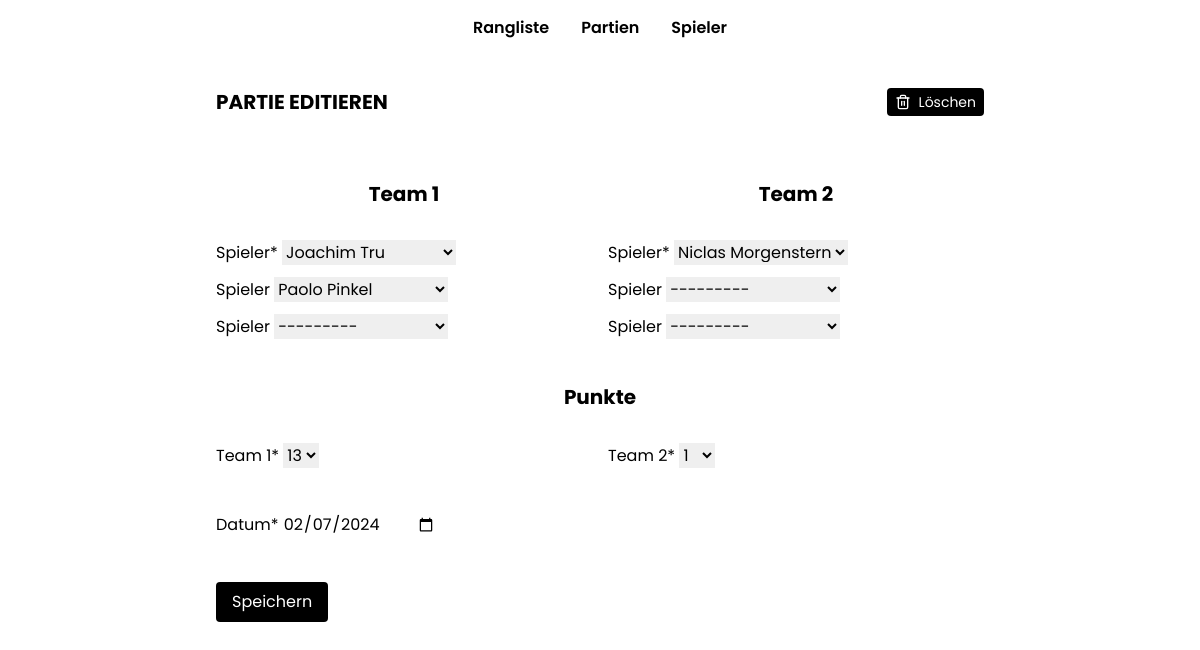
Before: /match/6/edit/ with the older database file.
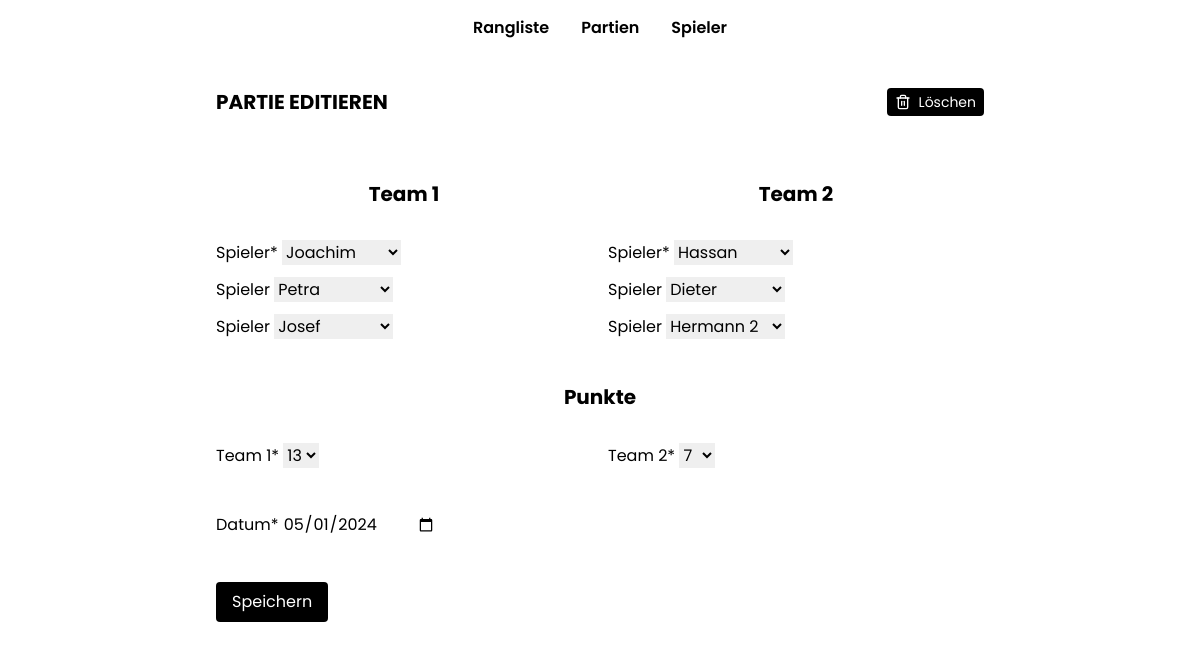
After: the same page with the newer database file.
### boule/models.py (models this page shows, shortened)
class Match(models.Model):
    date = models.DateField()
    team_1_points = models.PositiveSmallIntegerField(default=0)
    team_2_points = models.PositiveSmallIntegerField(default=0)
    players = models.ManyToManyField(Player, through="PlayerMatch")

### boule/views.py (the view, shortened to what this page needs)
# urls.py: path("match/<int:pk>/edit/", MatchEditView.as_view(), name="match-edit"),
class MatchEditView(View):
    form_class = MatchForm
    def get(self, request, *args, **kwargs):
        match = Match.objects.prefetch_related("player_matches").get(
            pk=self.kwargs["pk"]
        )
        initial_data = {}
        team_1 = []
        team_2 = []
        for playermatch in match.player_matches.all():
            if playermatch.team == 1:
                team_1.append(playermatch.player)
            elif playermatch.team == 2:
                team_2.append(playermatch.player)
        for i, player in enumerate(team_1):
            initial_data[f"team_1_player_{i+1}"] = player
        for i, player in enumerate(team_2):
            initial_data[f"team_2_player_{i+1}"] = player
        form = MatchForm(instance=match, initial=initial_data)
        return render(request, "match/match_edit.html", {"form": form, "match": match})

### boule/models.py (called while the page is built)
    def __str__(self):
        return self.first_name + " " + self.last_name

### boule/templates/match/match_edit.html (shortened to what this page needs)
{% extends '../base.html' %}
{% load crispy_forms_tags %}
{% block content %}
<div class="flex justify-between items-center">
    <h2 class="font-bold uppercase text-xl">Partie editieren</h2>
    <a href="{% url 'match-delete' match.pk %}">
        <div class="flex items-center py-1 px-2 text-white bg-black rounded text-sm">
            <i data-lucide="trash-2" class="w-4 h-4 mr-2"></i>
            Löschen
        </div>
    </a>
</div>
<form action="" method="post" class="flex-col space-y-8">
    <div class="md:grid md:grid-cols-2 md:gap-4 space-y-8 md:space-y-0">
        <div>
            <h2 class="text-center font-bold text-xl mb-4 md:mb-8">Team 1</h2>
            <div>
                {{ form.team_1_player_1|as_crispy_field }}
            </div>
            <div>
                {{ form.team_1_player_2|as_crispy_field }}
            </div>
            <div>
                {{ form.team_1_player_3|as_crispy_field }}
            </div>
        </div>
        <div>
            <h2 class="text-center font-bold text-xl mb-4 md:mb-8">Team 2</h2>
            <div>
                {{ form.team_2_player_1|as_crispy_field }}
            </div>
            <div>
                {{ form.team_2_player_2|as_crispy_field }}
            </div>
            <div>
                {{ form.team_2_player_3|as_crispy_field }}
            </div>
        </div>
    </div>
    <div>
        <h2 class="text-center font-bold text-xl mb-4 md:mb-8">Punkte</h2>
        <div class="grid grid-cols-2 gap-4">
            <div>
                {{ form.team_1_points|as_crispy_field }}
            </div>
            <div>
                {{ form.team_2_points|as_crispy_field }}
            </div>
        </div>
    </div>
    <div class="">
        {{ form.date|as_crispy_field }}
    </div>
    <input type="submit" value="Speichern" class="py-2 px-4 bg-black text-white rounded hover:cursor-pointer">
</form>
{% endblock %}

Changed rows visible on the page:
changed Match: team_2_points "1" → "7"; date "02/07/2024" → "05/01/2024"
Other visible differences:
form field team_1_player_1: "Joachim Tru" → "Joachim"
form field team_1_player_2: "Paolo Pinkel" → "Petra"
form field team_1_player_3: "---------" → "Josef"
form field team_2_player_1: "Niclas Morgenstern" → "Hassan"
form field team_2_player_2: "---------" → "Dieter"
form field team_2_player_3: "---------" → "Hermann 2"
